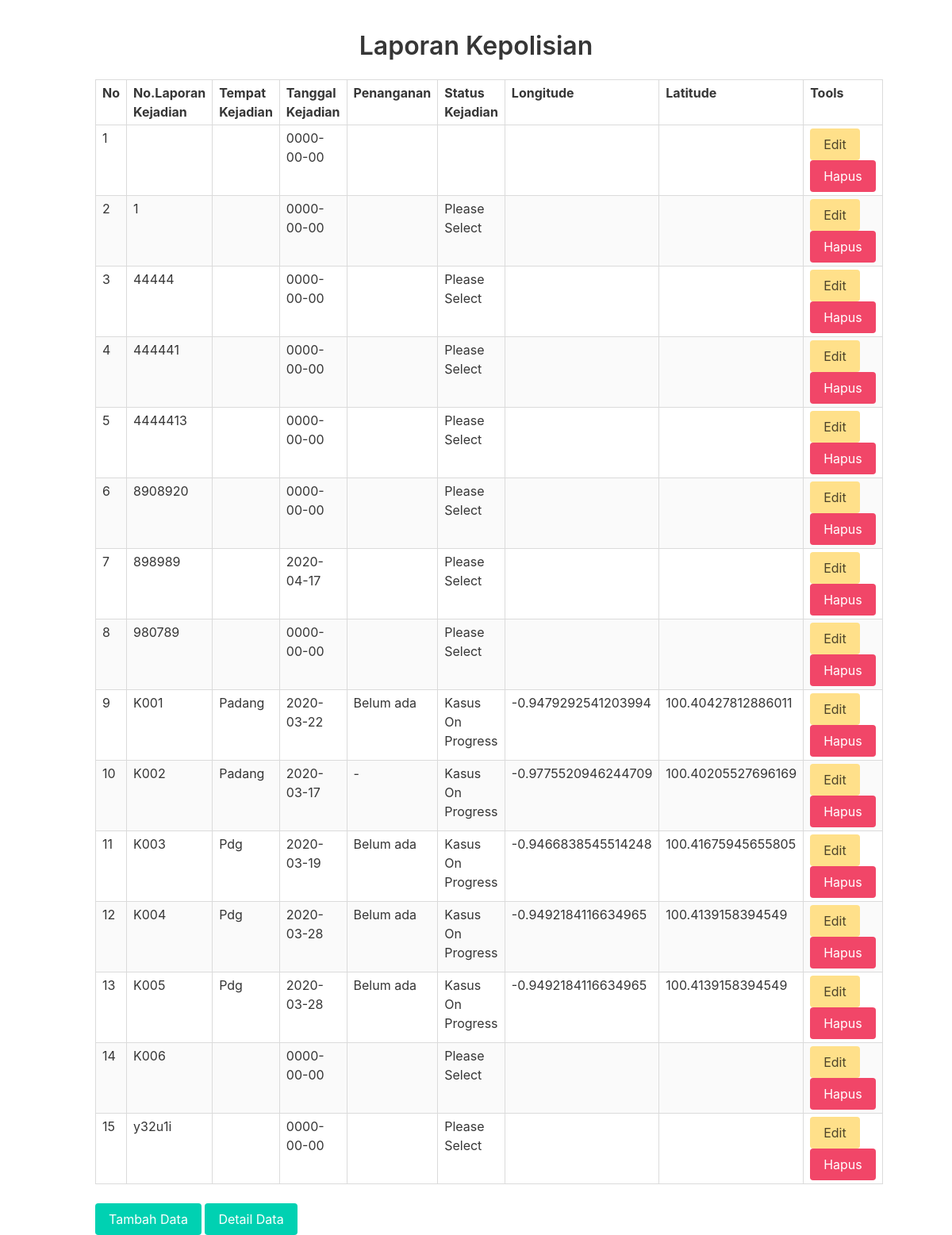
The app's page /view/halamantampil.php with its own data.
### tables this page shows
CREATE TABLE `laporan` (
  `no_lapkejadian` varchar(11) NOT NULL,
  `tempat_kejadian` text NOT NULL,
  `tgl_kejadian` date NOT NULL,
  `penanganan` text NOT NULL,
  `status_kejadian` text NOT NULL,
  `latitude` varchar(50) NOT NULL,
  `longitude` varchar(50) NOT NULL
);

### model/fungsi.php (called while the page is built, shortened)
<?php
  $conn = mysqli_connect("localhost","root","","dbkepolisian")or die(mysqli_error());;
    function lihat($query)
    {
        global $conn;
        $hasil = mysqli_query($conn,$query);
        $tampungData = [];
        while ( $data = mysqli_fetch_assoc($hasil) ) {
            $tampungData[] = $data;
        }
        return $tampungData;
    }
?>

### controller/lihat.php (called while the page is built)
<?php
    require '../model/fungsi.php';
    $laporan = lihat("SELECT * FROM laporan ");
?>

### view/halamantampil.php (the view, shortened to what this page needs)
<!DOCTYPE html>
<html lang="">
    <head>
        <link rel="stylesheet" href="https://cdnjs.cloudflare.com/ajax/libs/bulma/0.4.0/css/bulma.css"/>
    </head>
    <body>
    <h1 class="title" align="center" style="margin-top: 40px;">Laporan Kepolisian</h1>
    <div class="container">
        <table class="table is-bordered is-striped is-narrow is-hoverable is-fullwidth">
            <thead>
                <tr>
                    <th>No</th>
                    <th>No.Laporan Kejadian</th>
                    <th>Tempat Kejadian</th>
                    <th>Tanggal Kejadian</th>
                    <th>Penanganan</th>
                    <th>Status Kejadian</th>
                    <th>Longitude</th>
                    <th>Latitude</th>
                    <th>Tools</th>
                </tr>
            </thead>
            <tbody>
                 <?php
                       include '../controller/lihat.php';
                       $no=1;
                 ?>
            <?php foreach($laporan as $row) :?>
                <tr>
                    <td><?php echo $no;?></td>
                    <td><?php echo $row["no_lapkejadian"]; ?></td>
                    <td><?php echo $row["tempat_kejadian"]; ?></td>
                    <td><?php echo $row["tgl_kejadian"]; ?></td>
                    <td><?php echo $row["penanganan"]; ?></td>
                    <td><?php echo $row["status_kejadian"]; ?></td>
                    <td><?php echo $row["latitude"]; ?></td>
                    <td><?php echo $row["longitude"]; ?></td>
                    <td>
                        <a href="../view/halamanedit.php?id=<?php echo $row["no_lapkejadian"] ?>"class="button is-warning">Edit</a>
                        <a href="../controller/hapus.php?id=<?php echo $row["no_lapkejadian"] ?>"class="button is-danger">Hapus</a>
                    </td>
                </tr>
            <?php $no++; ?>
            <?php endforeach;?>
            </tbody>
        </table>
        <a class="button is-primary" href="tambahlaporan.php">Tambah Data</a>
        <a class="button is-primary" href="halamandetail.php">Detail Data</a>
    </div>
    </body>
</html>

### records on screen
laporan: tgl_kejadian "0000-00-00"
laporan: no_lapkejadian "1", tgl_kejadian "0000-00-00", status_kejadian "Please Select"
laporan: no_lapkejadian "44444", tgl_kejadian "0000-00-00", status_kejadian "Please Select"
laporan: no_lapkejadian "444441", tgl_kejadian "0000-00-00", status_kejadian "Please Select"
laporan: no_lapkejadian "4444413", tgl_kejadian "0000-00-00", status_kejadian "Please Select"
laporan: no_lapkejadian "8908920", tgl_kejadian "0000-00-00", status_kejadian "Please Select"
laporan: no_lapkejadian "898989", tgl_kejadian "2020-04-17", status_kejadian "Please Select"
laporan: no_lapkejadian "980789", tgl_kejadian "0000-00-00", status_kejadian "Please Select"
laporan: no_lapkejadian "K001", tempat_kejadian "Padang", tgl_kejadian "2020-03-22", penanganan "Belum ada", status_kejadian "Kasus On Progress", latitude "-0.9479292541203994", longitude "100.40427812886011"
laporan: no_lapkejadian "K002", tempat_kejadian "Padang", tgl_kejadian "2020-03-17", penanganan "-", status_kejadian "Kasus On Progress", latitude "-0.9775520946244709", longitude "100.40205527696169"
laporan: no_lapkejadian "K003", tempat_kejadian "Pdg", tgl_kejadian "2020-03-19", penanganan "Belum ada", status_kejadian "Kasus On Progress", latitude "-0.9466838545514248", longitude "100.41675945655805"
laporan: no_lapkejadian "K004", tempat_kejadian "Pdg", tgl_kejadian "2020-03-28", penanganan "Belum ada", status_kejadian "Kasus On Progress", latitude "-0.9492184116634965", longitude "100.4139158394549"
laporan: no_lapkejadian "K005", tempat_kejadian "Pdg", tgl_kejadian "2020-03-28", penanganan "Belum ada", status_kejadian "Kasus On Progress", latitude "-0.9492184116634965", longitude "100.4139158394549"
laporan: no_lapkejadian "K006", tgl_kejadian "0000-00-00", status_kejadian "Please Select"
laporan: no_lapkejadian "y32u1i", tgl_kejadian "0000-00-00", status_kejadian "Please Select"
